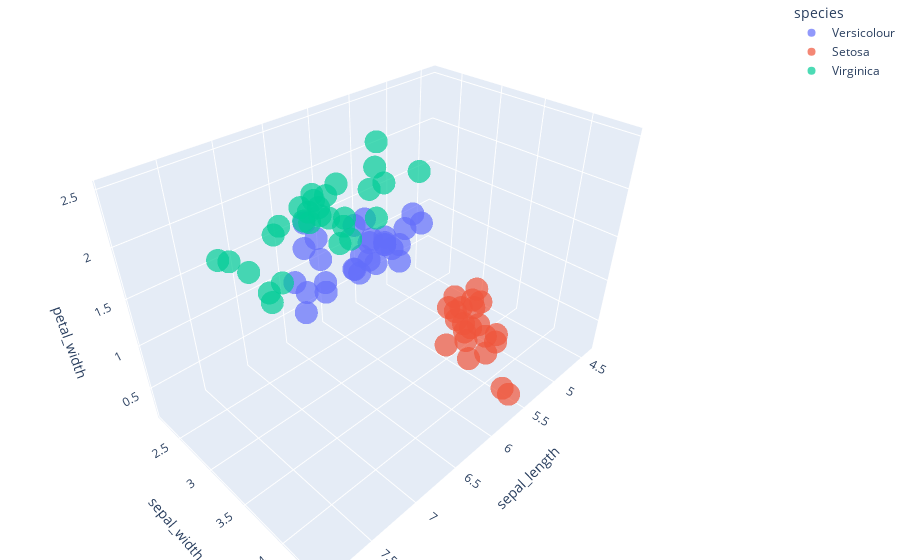

Write notebook code for a chart like this one.
### Markdown cell above
# Shuffled Dataset Results

### Code cell
shuffled_dataset = shuffle(dataset)

shuffled_uniform_sampled_dataset = sample_data(shuffled_dataset, 'uniform')

target_variable_distribution(shuffled_uniform_sampled_dataset)
plot_dataset(shuffled_uniform_sampled_dataset)

### Figure 1 — Plotly figure (JSON) as saved in the notebook; plotly's stock layout.template omitted (floating-point values rounded to 4 significant figures)
{"data": [{"hovertemplate": "species=Versicolour<br>sepal_length=%{x}<br>sepal_width=%{y}<br>petal_width=%{z}<extra></extra>", "legendgroup": "Versicolour", "marker": {"color": "#636efa", "opacity": 0.7, "symbol": "circle"}, "mode": "markers", "name": "Versicolour", "scene": "scene", "showlegend": true, "type": "scatter3d", "x": [5.8, 6.5, 6.2, 6.3, 5.7, 6.7, 6.1, 4.9, 6, 6.7, 5.4, 6.3, 6.1, 5.6, 6.2, 5.7, 7, 6.4, 5.7, 5.5, 6.8, 5.9, 5.6, 5.5, 6.1, 5.7, 5.7, 6, 6.3, 5.8, 5.1, 5.5, 5, 6.9, 5.2], "y": [2.7, 2.8, 2.2, 3.3, 2.8, 3.1, 3, 2.4, 2.7, 3.1, 3, 2.3, 2.9, 2.7, 2.9, 2.9, 3.2, 3.2, 3, 2.3, 2.8, 3, 2.9, 2.4, 2.8, 2.6, 2.8, 2.9, 2.5, 2.7, 2.5, 2.4, "Virginica", 3.1, 2.7], "z": ["Versicolour", 1.5, 1.5, 1.6, 1.3, 1.4, 1.4, "Versicolour", 1.6, 1.5, 1.5, 1.3, 1.4, 1.3, 1.3, 1.3, 1.4, 1.5, 1.2, 1.3, 1.4, 1.5, 1.3, 1.1, 1.2, "Versicolour", 1.3, 1.5, 1.5, "Versicolour", 1.1, "Versicolour", "Versicolour", 1.5, 1.4]}, {"hovertemplate": "species=Setosa<br>sepal_length=%{x}<br>sepal_width=%{y}<br>petal_width=%{z}<extra></extra>", "legendgroup": "Setosa", "marker": {"color": "#EF553B", "opacity": 0.7, "symbol": "circle"}, "mode": "markers", "name": "Setosa", "scene": "scene", "showlegend": true, "type": "scatter3d", "x": [5.2, 4.8, 4.7, 4.6, 5, 5, 4.4, 5.1, 5, 5.4, 5, 5.1, 5, 5.5, 4.9, 4.8, 4.9, 5.4, 5.4, 5.7, 5, 5.1], "y": [3.5, 3.1, 3.2, 3.1, 3.6, 3.4, 3, 3.8, 3.3, 3.9, 3.2, 3.4, 3.5, 4.2, 3.1, 3, 3, 3.7, 3.4, 4.4, 3.5, 3.8], "z": [0.2, 0.2, 0.2, 0.2, 0.2, 0.2, 0.2, 0.3, 0.2, 0.4, 0.2, 0.2, 0.6, 0.2, 0.2, 0.3, 0.2, 0.2, 0.2, 0.4, 0.3, 0.4]}, {"hovertemplate": "species=Virginica<br>sepal_length=%{x}<br>sepal_width=%{y}<br>petal_width=%{z}<extra></extra>", "legendgroup": "Virginica", "marker": {"color": "#00cc96", "opacity": 0.7, "symbol": "circle"}, "mode": "markers", "name": "Virginica", "scene": "scene", "showlegend": true, "type": "scatter3d", "x": [4.9, 6.7, 6.3, 7.7, 6.2, 5.8, 6.4, 6.9, 6.3, 6.9, 5.6, 7.1, 6.3, 7.2, 6.3, 6.3, 5.8, 7.9, 6.7, 7.2, 7.6, 6.4, 5.7, 6.8, 6.1, 6, 7.3, 7.2, 6, 6.5, 7.4, 6.8, 6.7], "y": [2.5, 3.3, 2.5, 3.8, 2.8, 2.8, 2.8, 3.1, 2.9, 3.2, 2.8, 3, 2.7, 3.6, 3.4, 3.3, 2.7, 3.8, 2.5, 3.2, 3, 3.1, 2.5, 3, 2.6, 3, 2.9, 3, 2.2, 3.2, 2.8, 3.2, 3], "z": [1.7, 2.5, 1.9, 2.2, 1.8, 2.4, 2.1, 2.3, 1.8, 2.3, "Virginica", 2.1, 1.8, 2.5, 2.4, 2.5, 1.9, "Virginica", 1.8, 1.8, 2.1, 1.8, "Virginica", 2.1, 1.4, 1.8, 1.8, 1.6, 1.5, "Virginica", 1.9, 2.3, 2.3]}], "layout": {"legend": {"title": {"text": "species"}, "tracegroupgap": 0}, "margin": {"b": 0, "l": 0, "r": 0, "t": 0}, "scene": {"domain": {"x": [0, 1], "y": [0, 1]}, "xaxis": {"title": {"text": "sepal_length"}}, "yaxis": {"title": {"text": "sepal_width"}}, "zaxis": {"title": {"text": "petal_width"}}}}}
